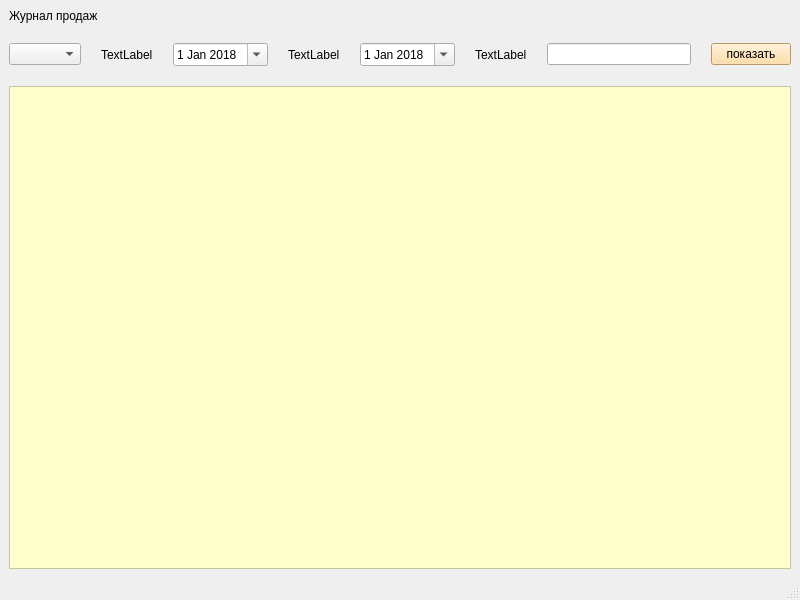
<?xml version="1.0" encoding="UTF-8"?>
<ui version="4.0">
 <class>MainWindow</class>
 <widget class="QMainWindow" name="MainWindow">
  <property name="geometry">
   <rect>
    <x>0</x>
    <y>0</y>
    <width>800</width>
    <height>600</height>
   </rect>
  </property>
  <property name="windowTitle">
   <string>MainWindow</string>
  </property>
  <property name="styleSheet">
   <string notr="true"/>
  </property>
  <widget class="QWidget" name="centralwidget">
   <layout class="QHBoxLayout" name="horizontalLayout_2">
    <item>
     <layout class="QVBoxLayout" name="verticalLayout_2">
      <property name="spacing">
       <number>20</number>
      </property>
      <item>
       <widget class="QLabel" name="label_4">
        <property name="styleSheet">
         <string notr="true">font: 26pt &quot;Microsoft YaHei&quot;;
</string>
        </property>
        <property name="text">
         <string>Журнал продаж</string>
        </property>
       </widget>
      </item>
      <item>
       <layout class="QVBoxLayout" name="verticalLayout">
        <item>
         <layout class="QHBoxLayout" name="horizontalLayout">
          <item>
           <widget class="QComboBox" name="comboBox">
            <property name="styleSheet">
             <string notr="true">font: 12pt &quot;Microsoft YaHei&quot;;
</string>
            </property>
           </widget>
          </item>
          <item>
           <widget class="QLabel" name="label">
            <property name="styleSheet">
             <string notr="true">font: 12pt &quot;Microsoft YaHei&quot;;
</string>
            </property>
            <property name="text">
             <string>TextLabel</string>
            </property>
           </widget>
          </item>
          <item>
           <widget class="QDateEdit" name="dateEdit">
            <property name="styleSheet">
             <string notr="true">font: 12pt &quot;Microsoft YaHei&quot;;
</string>
            </property>
            <property name="dateTime">
             <datetime>
              <hour>0</hour>
              <minute>0</minute>
              <second>0</second>
              <year>2018</year>
              <month>1</month>
              <day>1</day>
             </datetime>
            </property>
            <property name="calendarPopup">
             <bool>true</bool>
            </property>
           </widget>
          </item>
          <item>
           <widget class="QLabel" name="label_2">
            <property name="styleSheet">
             <string notr="true">font: 12pt &quot;Microsoft YaHei&quot;;
</string>
            </property>
            <property name="text">
             <string>TextLabel</string>
            </property>
           </widget>
          </item>
          <item>
           <widget class="QDateEdit" name="dateEdit_2">
            <property name="styleSheet">
             <string notr="true">font: 12pt &quot;Microsoft YaHei&quot;;</string>
            </property>
            <property name="dateTime">
             <datetime>
              <hour>0</hour>
              <minute>0</minute>
              <second>0</second>
              <year>2018</year>
              <month>1</month>
              <day>1</day>
             </datetime>
            </property>
            <property name="calendarPopup">
             <bool>true</bool>
            </property>
           </widget>
          </item>
          <item>
           <widget class="QLabel" name="label_3">
            <property name="styleSheet">
             <string notr="true">font: 12pt &quot;Microsoft YaHei&quot;;
</string>
            </property>
            <property name="text">
             <string>TextLabel</string>
            </property>
           </widget>
          </item>
          <item>
           <widget class="QLineEdit" name="lineEdit"/>
          </item>
          <item>
           <widget class="QPushButton" name="pushButton">
            <property name="styleSheet">
             <string notr="true">font: 14pt &quot;Microsoft YaHei&quot;;
background-color: rgb(255, 214, 143);</string>
            </property>
            <property name="text">
             <string>показать</string>
            </property>
           </widget>
          </item>
         </layout>
        </item>
        <item>
         <widget class="QTableWidget" name="tableWidget">
          <property name="styleSheet">
           <string notr="true">font: 12pt &quot;Microsoft YaHei&quot;;
background-color: rgb(255, 255, 205);</string>
          </property>
         </widget>
        </item>
       </layout>
      </item>
     </layout>
    </item>
   </layout>
  </widget>
  <widget class="QStatusBar" name="statusbar"/>
 </widget>
 <resources/>
 <connections/>
</ui>
